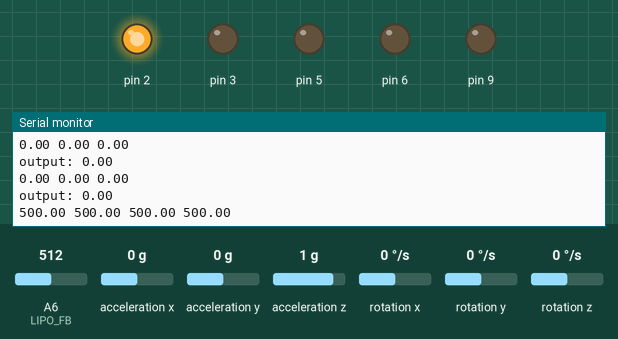
A sketch run on a simulated Arduino Nano, built with avr-gcc and run on an emulated ATmega328P. Parts: output pins drawn as LEDs (lit = HIGH), the last lines printed to the serial monitor. The test bench sets the inputs (shaded band); at power-on: acceleration x 0 g, acceleration z 1 g, A6 (LIPO_FB) = 512, acceleration y 0 g, rotation x 0 °/s, rotation y 0 °/s, rotation z 0 °/s.

Above: at 1.2 s.
1.3 s: acceleration x set to -0.8 g
At 2.3 s:
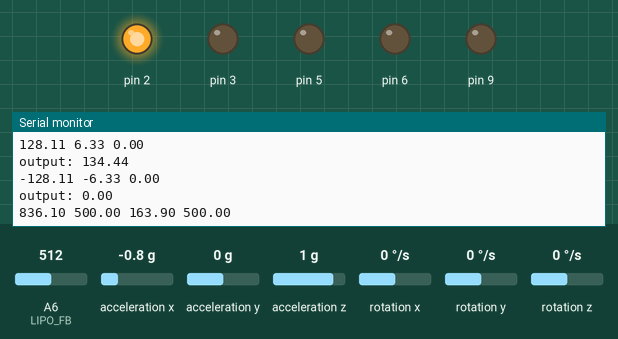
4.3 s: acceleration z set to -1.4 g
At 4.8 s:
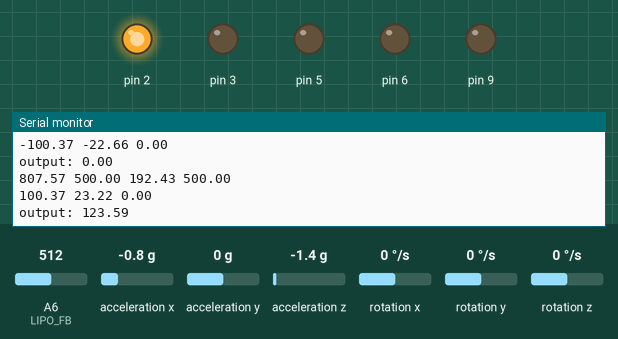
Timing chart, 0 to 7.3 s (numbered marks = the images above; inputs shaded):
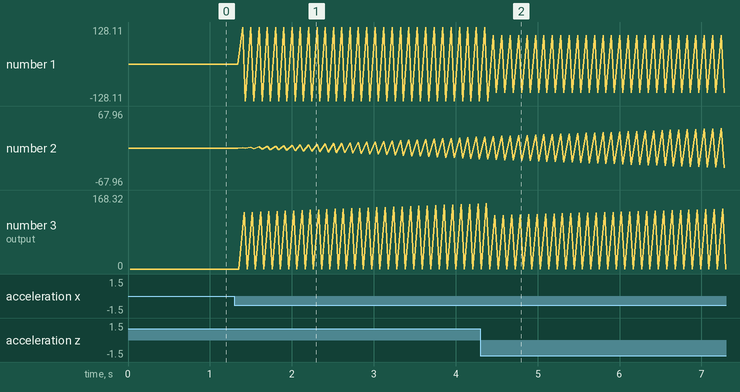

Measured:
- after the input at 1.3 s, the serial monitor: prints a new line after 0.10 s (image 1)
- plotted number 1: 0 → -128.11 after the input at 1.3 s
- plotted number 2: 0 → -20.35 after the input at 1.3 s
- plotted number 3: 0 → 148.46 after the input at 1.3 s

The sketch:

drone.ino
```cpp
// (licence header left out)
#include "src/MotorsHandler.hpp"
#include "src/PID.hpp"
#include "src/LED.hpp"
#include "src/LiPo.hpp"
#include "MPU9250.h"
#include "src/MPUHandler.hpp"
#include "src/drone_config.h"
#include "src/debug.h"

// duty cycle base for compensating earth gravitation.
const int mV_base = 1300;
const int mV_motorPower = 3700;
int d_base = 500;

int updateDBase(int mV_lipo) {
    d_base = (long long) mV_base * mV_motorPower / mV_lipo;
}

// PWM-Pins, feedback pins.
class MotorsHandler motorshandler(
    MOTOR_1_PWM,
    MOTOR_2_PWM,
    MOTOR_3_PWM,
    MOTOR_4_PWM,
    MOTOR_1_FB,
    MOTOR_2_FB,
    MOTOR_3_FB,
    MOTOR_4_FB
);

// pid factors and pid time interval.
int factor = 200;
float K_P = 1.4 * factor, K_I = 0.2 * factor, K_D = 0.75 * factor;
// wanted angles.
float wantedAngleX = 0, wantedAngleY = 0;

// pid regulator for x and y axis.
unsigned long start_time;
class PID pid_x(0, 1000, K_P, K_I, K_D);
class PID pid_y(0, 1000, K_P, K_I, K_D);

// LED.
class LED led_1(LED_1);

// LiPo battery.
class LiPo lipo(3300, 10);

// somehow MPU9250 class only works as a global variable.
MPU9250 mpu = MPU9250(Wire, 0x68);

void setup() {
    led_1.on();

    Serial.begin(9600);
    while(!Serial) {
        led_1.off();
    }

    led_1.on();
}

void work(MPUHandler *mpuhandler) {
    int lipo_mV, lipo_per;
    bool lipo_state;
    lipo_mV = lipo.getCurrentVoltage();
    lipo_per = lipo.getPercentageLoaded();
    lipo_state = lipo.getState();
    //updateDBase(lipo_mV);

    float angle_x, angle_y;
    mpuhandler->calculateAngles(angle_x, angle_y);

    #if DEBUG
    /*Serial.print("angle x, y: ");
    Serial.print(angle_x);
    Serial.print(" ");
    Serial.print(angle_y);
    Serial.print("\n");*/
    #endif

    unsigned int dt = millis() - start_time;
    float d_x = pid_x.tick(wantedAngleX, angle_x, dt) * 2.5;
    float d_y = pid_y.tick(wantedAngleY, angle_y, dt) * 2.5;
    start_time = millis();


    /*Serial.print("wanted angle x: ");
    Serial.println(angle_x);
    Serial.print("d_x = ");
    Serial.println(d_x);*/
    /*
    Serial.print("d x, y: ");

    Serial.print(" ");
    Serial.print(d_y);
    Serial.print("\n");*/
    //delay(500);

    Serial.print(d_base + d_x);
    Serial.print(" ");
    Serial.print(d_base + d_y);
    Serial.print(" ");
    Serial.print(d_base - d_x);
    Serial.print(" ");
    Serial.println(d_base - d_y);


    //motorshandler.motors[0].setDutyCycle(d_base - d_x); // wrong way around
    //motorshandler.motors[1].setDutyCycle(d_base - d_y);
    //motorshandler.motors[2].setDutyCycle(d_base + d_x); // minus was false
    //motorshandler.motors[3].setDutyCycle(d_base + d_y); // minus was false

    motorshandler.refreshAll();
}

void loop() {
    start_time = millis();
    // handler for MPU9250.
    class MPUHandler mpuhandler(&mpu);
    while(1) {
        work(&mpuhandler);
    }
}
```

LED.cpp
```cpp
#include "Arduino.h"
#include "LED.hpp"

/**
 * @brief  led constructor.
 * @note   saves the pin and current state.
 * @param  pin: led pin
 * @retval
 */
LED::LED(int pin) {
    this->pin = pin;
    pinMode(pin, OUTPUT);
    digitalWrite(pin, LOW);
}

/**
 * @brief  sets output HIGH and saves state.
 * @note
 * @retval None
 */
void LED::on() {
    this->state = true;
    digitalWrite(pin, HIGH);
}

/**
 * @brief  sets output LOW and saves state.
 * @note
 * @retval None
 */
void LED::off() {
    this->state = false;
    digitalWrite(pin, LOW);
}
```

LED.hpp
```cpp
#ifndef LED_HPP_
#define LED_HPP_

class LED
{
    // Simple status led.
public:
    LED(int);

    inline bool getState() { return this->state; }
    inline void setState(bool state) { this->state = state; }

    inline void setPin(int pin) { this->pin = pin; }

    void on();
    void off();

private:
    bool state;
    int pin;
};

#endif
```

LiPo.cpp
```cpp
#include "Arduino.h"
#include "drone_config.h"
#include "LiPo.hpp"
#include "debug.h"

/**
 * @brief  table for volt/percentage of lipo cells.
 * @note   first is 0%, last value is 100%, 5% steps in between
 * @retval None
 */
const int MV[21] = {
    3270, 3610, 3690, 3710, 3730, 3750,
    3770, 3790, 3800, 3820, 3840, 3850,
    3870, 3910, 3950, 3980, 4020, 4080,
    4110, 4150, 4200};

LiPo::LiPo(int t_v_ref_mv, int t_res) {
    setReference(t_v_ref_mv, t_res);
    init();
}

void LiPo::init() {
    for (int i = 0; i < 21; i++) {
        m_lookup_table[i].percentageLoaded = i * 5;
        m_lookup_table[i].currentVoltage = MV[i];
    }

    for (int i = 0; i < 4; i++) {
        m_lookup_table[i].state = false;
    }

    for (int i = 4; i < 21 - 4; i++) {
        m_lookup_table[i].state = true;
    }
}

void LiPo::refresh() {
    if (refreshCounter % refreshInterval != 0) {
        // only refresh every refreshInterval th time.
        refreshCounter++;
        return;
    }

    int codeWord = 0, n = 20;
    for (int i = 0; i < n; i++) {
        codeWord += analogRead(LIPO_FB);
    }
    codeWord /= n;

    #if DEBUG
    /*if (Serial) {
        Serial.print("CW: ");
        Serial.println(codeWord);
    }*/
    #endif

    // calculate the current voltage
    currentVoltage_mV = (long long) (codeWord * this->voltageDividerDenominator / this->voltageDividerNominator) * this->referenceVoltage / this->referenceCW;

    int t_x = 0, i = 0;
    int t_delta_down, t_delta_up;

    while (currentVoltage_mV > m_lookup_table[i + 1].currentVoltage) {
        t_x++;
        i++;

        if (t_x == 20) {
            break;
        }
    }

    if (t_x != 20 && currentVoltage_mV > m_lookup_table[0].currentVoltage) {
        t_delta_down = currentVoltage_mV - m_lookup_table[t_x].currentVoltage;
        t_delta_up = m_lookup_table[t_x + 1].currentVoltage - currentVoltage_mV;

        if (t_delta_up < t_delta_down) {
            t_x++;
        }
    }

    percentageLoaded = m_lookup_table[t_x].percentageLoaded;
    state = m_lookup_table[t_x].state;
    refreshCounter++;
}

bool LiPo::getState() {
    refresh();
    return state;
}

int LiPo::getCurrentVoltage() {
    refresh();
    return currentVoltage_mV;
}

int LiPo::getPercentageLoaded() {
    refresh();
    return percentageLoaded;
}

void LiPo::setReference(int t_v_ref_mv, int t_res) {
    this->referenceVoltage = t_v_ref_mv;
    this->referenceCW = 1;
    for (int i = 0; i < t_res; i++) {
        this->referenceCW *= 2;
    }
}
```

LiPo.hpp
```cpp
#ifndef LIPO_HPP_
#define LIPO_HPP_

struct tuple {
	int percentageLoaded; //ex. 70 = 70% loaded
	int currentVoltage;   //current output voltage of the lipo
	bool state;			  //false = empty, true = full
};

/**
 * @brief Used to retreive the battery charging state and wether it is empty or not.
 * @note
 * @retval None
 */
class LiPo {

public:
	LiPo(int, int);

	bool getState();
	int getPercentageLoaded();
	int getCurrentVoltage();
	void setReference(int, int);

private:
	/**
	 * @brief  updates the current voltage and calculates percentageLoaded and state.
	 * @note   updates only every refresh_interval th step. Returns the old values otherwise
	 * @retval None
	 */
	void refresh();
	struct tuple m_lookup_table[21];
	//only actually refreshes every 5th call
	unsigned int refreshInterval = 5;
	unsigned int refreshCounter;
	int referenceVoltage;
	int currentVoltage_mV;
	int percentageLoaded;
	bool state;
    int referenceCW;

	// percentage of voltage used e.G nominator=1, denominator=2 = 1/2 of the voltage is used.
	int voltageDividerNominator = 1;
	int voltageDividerDenominator = 2;

	void init();
};

#endif
```

MPUHandler.cpp
```cpp
#include "Arduino.h"
#include "MPUHandler.hpp"
#include "math.h"

/**
 * @brief  calculation of a rotation matrix.
 * @note
 * @param  R[3][3]:
 * @param  angleDegree:
 * @retval None
 */
void getZRotationMatrix(float R[3][3], int angleDegree) {
    float angle = (float)angleDegree / 180 * M_PI;
    float Rs[3][3] = {
        cos(angle), -sin(angle), 0,
        sin(angle),  cos(angle), 0,
                 0,           0, 1};

    for (int i = 0; i < 3; i++) {
        for (int j = 0; j < 3; j++) {
            R[i][j] = Rs[i][j];
        }
    }
}

/**
 * @brief  constructor.
 * @note   calculates a rotation matrix and reset.
 * @retval
 */
MPUHandler::MPUHandler(MPU9250* mpu_ptr) {
    mpu = mpu_ptr;
    getZRotationMatrix(this->R, 45);
    reset();
}

/**
 * @brief  checks if communication to mpu module is possible.
 * @note   if not starts endless loop.
 * @retval None
 */
void MPUHandler::reset() {
    int status = mpu->begin();
    if (status < 0) {
        while(1);
    }
}

// matrix shapes.
// M x P * P x N = M x N
#define m 1
#define p 3
#define n 3
/**
 * @brief  matrix multiplication.
 * @note
 * @param  mat1[1][3]: vector
 * @param  mat2[3][3]: matrix
 * @param  res[1][3]: vector
 * @retval None
 */
void matmul(float mat1[1][3],
            float mat2[3][3],
            float res[1][3]) {
    for (int i = 0; i < m; i++) {
        for (int j = 0; j < p; j++) {
            res[i][j] = 0;
            for (int k = 0; k < n; k++) {
                res[i][j] += mat1[i][k] * mat2[k][j];
            }
        }
    }
}

/**
 * @brief  converts angles from the gravitation acceleration vector.
 * @note
 * @param  v[m][n]: vector
 * @param  ax: angle in x
 * @param  ay: angle in y
 * @retval None
 */
void vektorToAngle(float v[m][n], float& ax, float& ay) {
    ax = atan(v[0][0] / (sqrt(v[0][1] * v[0][1] + v[0][2] * v[0][2])));
    ay = atan(v[0][1] / (sqrt(v[0][0] * v[0][0] + v[0][2] * v[0][2])));
}

/**
 * @brief  calculates x and y angle
 * @note   used in regulator.
 * @param  &ax:
 * @param  &ay:
 * @retval None
 */
void MPUHandler::calculateAngles(float &ax, float &ay) {
    float acc[1][3];
    float acc_R[1][3];

    mpu->readSensor();
    acc[0][0] = mpu->getAccelX_mss();
    acc[0][1] = mpu->getAccelY_mss();
    acc[0][2] = mpu->getAccelZ_mss();

    /*
    Serial.print(acc[0][0]);
    Serial.print(" ");
    Serial.print(acc[0][1]);
    Serial.print(" ");
    Serial.print(acc[0][2]);
    Serial.println(" ");*/

    matmul(acc, this->R, acc_R);
    vektorToAngle(acc_R, ax, ay);
}
```

MPUHandler.hpp
```cpp
#ifndef MPUHANDLER_HPP_
#define MPUHANDLER_HPP_

// https://github.com/bolderflight/MPU9250
#include "MPU9250.h"

class MPUHandler
{

public:
    MPUHandler(MPU9250*);
    void reset();

    void calculateAngles(float &, float &);

private:
    MPU9250* mpu;
    float R[3][3];
};

#endif
```

Motor.cpp
```cpp
#include "Arduino.h"
#include "Motor.hpp"


/**
 * @brief  default constructor (not used)
 * @note
 * @retval
 */
Motor::Motor() {
    this->pin = this->D = this->fbpin = 0;
}

/**
 * @brief  constructor.
 * @note   saves pin, duty cycle and feedback pin.
 * @param  pin:
 * @param  D:
 * @param  fbpin:
 * @retval
 */
Motor::Motor(int pin, int D, int fbpin) {
    this->pin = pin;
    this->D = D;
    this->fbpin = fbpin;
}

/**
 * @brief  reads feedback voltage from feedback pin.
 * @note   in milli volts.
 * @retval
 */
int Motor::getFBVoltage() {
    return (long long) analogRead(this->fbpin) * 5000 / 1024;
}

/**
 * @brief  maps duty cycle from e.g. 0-255 to 0-1023
 * @note
 * @param  x: number to map
 * @param  in_min: old min
 * @param  in_max: old max
 * @param  out_min: new min
 * @param  out_max: new max
 * @retval new x
 */
long map(long x, long in_min, long in_max, long out_min, long out_max) {
  return (x - in_min) * (out_max - out_min) / (in_max - in_min) + out_min;
}

/**
 * @brief  sets the duty cycle of a motor.
 * @note   maps from 0-1000 to 0-255. -> you lose resolution here.
 * @retval None
 */
void Motor::refresh() {
    int output = map(this->D, 0, 1000, 0, 255);
    analogWrite(this->pin, output);
}
```

Motor.hpp
```cpp
#ifndef MOTOR_HPP_
#define MOTOR_HPP_

class Motor {

public:

    Motor();
    Motor(int, int, int);

    // get the pwm pin the motor control pin is connected to.
    inline int getPin() const { return this->pin; }
    // set the pwm pin the motor control pin is connected to.
    inline void setPin(int pin) { this->pin = pin; }
    // get the current duty cycle of the motor.
    inline int getDutyCycle() const { return this->D; }
    // set the current duty cycle of the motor.
    inline void setDutyCycle(int D) { this->D = D; }
    // get analog feedback pin.
    inline int getFBPin() const { return this->fbpin; }
    // set analog feedback pin.
    inline void setFBPin(int pin) { this->fbpin = fbpin; }

    // get voltage in mV from feedback pin.
    int getFBVoltage();

    void refresh();

private:

    // pwm pin.
    int pin;
    // duty cycle in 10 * % (e.g. 1000 = 100%).
    int D;
    // analog feedback pin.
    int fbpin;

};

#endif
```

MotorsHandler.cpp
```cpp
#include "Arduino.h"
#include "MotorsHandler.hpp"

/**
 * @brief  gets all motors pins and handles them in a class.
 * @note   frequency is redundant at the moment.
 * @param  pin_m1: motor/pwm pins.
 * @param  pin_m2:
 * @param  pin_m3:
 * @param  pin_m4:
 * @param  fb_m1: feedback pins for actual motor voltage.
 * @param  fb_m2:
 * @param  fb_m3:
 * @param  fb_m4:
 * @retval
 */
MotorsHandler::MotorsHandler(
    int pin_m1,
    int pin_m2,
    int pin_m3,
    int pin_m4,
    int fb_m1,
    int fb_m2,
    int fb_m3,
    int fb_m4
    ) {

    this->pins[0] = pin_m1;
    this->pins[1] = pin_m2;
    this->pins[2] = pin_m3;
    this->pins[3] = pin_m4;
    this->fbpins[0] = fb_m1;
    this->fbpins[1] = fb_m2;
    this->fbpins[2] = fb_m3;
    this->fbpins[3] = fb_m4;

    reset();
}

/**
 * @brief  initialises the motor pin.
 * @note
 * @param  m: motor object
 * @retval None
 */
void MotorsHandler::initMotor(class Motor& m) {
    pinMode(m.getPin(), OUTPUT);
}

/**
 * @brief  creates the motors objects.
 * @note   inits all motor pins.
 * @retval None
 */
void MotorsHandler::reset() {
    for (int i = 0; i < AMOUNT_MOTORS; i++) {
        motors[i] = Motor(this->pins[i], 0, this->fbpins[i]);
        initMotor(motors[i]);
    }
}

/**
 * @brief  adjusts the duty cycle for all motor pins.
 * @note
 * @retval None
 */
void MotorsHandler::refreshAll() {
    for (int i = 0; i < AMOUNT_MOTORS; i++) {
        motors[i].refresh();
    }
}

bool MotorsHandler::checkFBVoltage() {
    for (int i = 0; i < AMOUNT_MOTORS; i++) {
        if (motors[i].getFBVoltage() > 930) {
            return true;
        }
    }
}
```

MotorsHandler.hpp
```cpp
#ifndef MOTORSHANDLER_HPP_
#define MOTORSHANDLER_HPP_

// https://github.com/atmelino/Arduino/tree/master/libraries/PWM
#include "Motor.hpp"

#define AMOUNT_MOTORS 4

class MotorsHandler {

public:

    MotorsHandler(int, int, int, int, int, int, int, int);
    void initMotor(class Motor&);
    void reset();

    void refreshAll();
    bool checkFBVoltage();

public :

    class Motor motors[AMOUNT_MOTORS];

private:

    int pins[AMOUNT_MOTORS] = { 0 };
    int fbpins[AMOUNT_MOTORS] = { 0 };

};

#endif
```

PID.cpp
```cpp
#include "Arduino.h"
#include "PID.hpp"

 /**
  * @brief  constructor for PID class.
  * @note
  * @param  min: the minimum output of the PID regulator.
  * @param  max: the maximum output of the PID regulator.
  * @param  K_P: the factor for the proportional part.
  * @param  K_I: the factor for the integral part.
  * @param  K_D: the factor for the differential part.
  * @retval None
  */
PID::PID(
    float min,
    float max,
    float K_P,
    float K_I,
    float K_D
    ): Regulator(min, max) {

    this->K_P = K_P;
    this->K_I = K_I;
    this->K_D = K_D;
    this->I_Max = this->getMax() / K_I;
    this->integrate = 0;
}

 /**
  * @brief  one iteration of the regulator loop.
  * @note   execute tick every dt seconds.
  * @param  s: the value you want to set
  * @param  m: the current value
  * @param  dt:  the time interval in which the tick function is executed.
  * @retval the regulator output
  */
float PID::tick(float s, float m, unsigned int dt) {
    float e = s - m;

    this->integrate += e * dt / 1000;
    float devrivate = (e - this->prev_e) / dt / 1000;

    this->P = this->K_P * e;
    this->I = this->K_I * this->integrate;

    // anti wind up
    if (this->integrate > this->I_Max) this->I = this->I_Max;
    else if (this->integrate < -this->I_Max) this->I = -this->I_Max;

    this->D = this->K_D * devrivate;

    Serial.print(this->P);
    Serial.print(" ");
    Serial.print(this->I);
    Serial.print(" ");
    Serial.println(this->D);
    float output = this->P + this->I + this->D;

    if (output > this->getMax()) output = this->getMax();
    else if (output < this->getMin()) output = this->getMin();

    this->prev_e = e;

    Serial.print("output: ");
    Serial.println(output);
    return output;
}
```

PID.hpp
```cpp
#ifndef PID_HPP_
#define PID_HPP_

#include "Regulator.hpp"

class PID: public Regulator {

public:

    PID(float, float, float, float, float);

    float tick(float, float, unsigned int);

private:

    float K_P, K_I, K_D;
    float P, I, D;
    float I_Max;
    float integrate;
    float ys, prev_e;

};

#endif
```

Regulator.cpp
```cpp
#include "Regulator.hpp"

 /**
  * @brief  constructor for regulator class.
  * @note
  * @param  min: the minimum value of the regulator.
  * @param  max: the maximum value of the regulator.
  * @retval
  */
Regulator::Regulator(float min, float max) {
    this->min = min;
    this->max = max;
}
```

Regulator.hpp
```cpp
#ifndef REGULATOR_HPP_
#define REGULATOR_HPP_

class Regulator {

public:

    Regulator(float min, float max);

    float tick() {}

    // returns the minimum value.
    inline float getMin() const { return this->min; }
    // sets the minimum value.
    inline void setMin(float min) { this->min = min; }
    // returns the maximum value.
    inline float getMax() const { return this->max; }
    // sets the maximum value.
    inline void setMax(float max) { this->max = max; }

private:

    float min, max;

};

#endif
```

debug.h
```cpp
#ifndef DEBUG_H_
#define DEBUG_H_

#define DEBUG 0

#endif
```

drone_config.h
```cpp
#ifndef CONIFG_H_
#define CONIFG_H_

// motor pwm pins.
#define MOTOR_1_PWM     3
#define MOTOR_2_PWM     5
#define MOTOR_3_PWM     6
#define MOTOR_4_PWM     9

// motor feedback pins.
#define MOTOR_1_FB      A0
#define MOTOR_2_FB      A1
#define MOTOR_3_FB      A2
#define MOTOR_4_FB      A3

// lipo feedback pin.
#define LIPO_FB         A6

// i2c pins.
#define I2C_SDA         20//A4
#define I2C_SCL         21//A5

// spi pins.
#define SPI_RFM95_CS    8
#define SPI_RFM95_RST   7

// led pin.
#define LED_1           2

#endif
```
